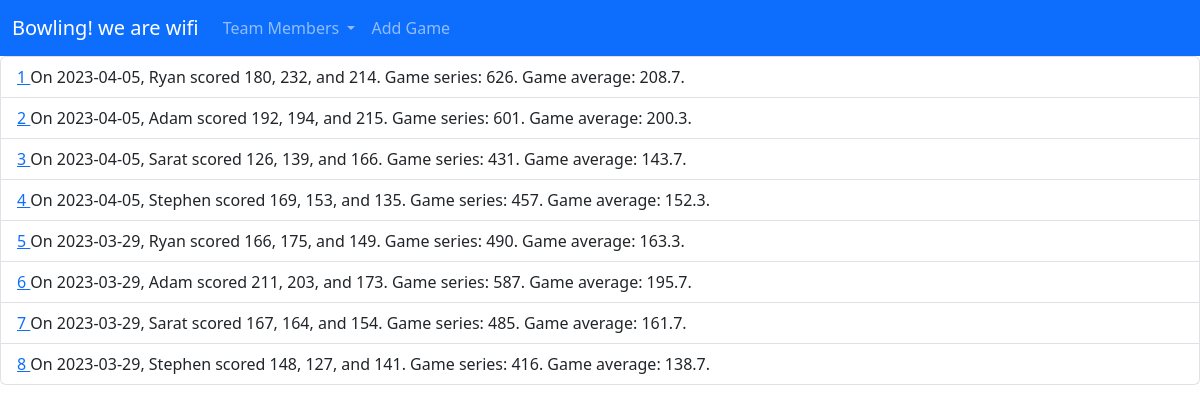
Page /game/list on the committed database.
### myproject/models.py (models this page shows, shortened)
class Games(db.Model):
    __tablename__ = 'games'
    id = db.Column(db.Integer, primary_key=True)
    name = db.Column(db.Text)
    date = db.Column(db.Text)
    game_1 = db.Column(db.Integer)
    game_2 = db.Column(db.Integer)
    game_3 = db.Column(db.Integer)
    avg_game = db.Column(db.Integer)
    series = db.Column(db.Integer)
    def __repr__(self):
        return f'On {self.date}, {self.name} scored {self.game_1}, {self.game_2}, and {self.game_3}. ' \
               f'Game series: {self.series}. Game average: {self.avg_game}.'

### myproject/game/views.py (the view)
@game_blueprints.route('/list')
def list_games():
    games = Games.query.all()
    connection = sqlite3.connect(r'/Users/rwalker/PycharmProjects/bowling_project/bowling_app_v_0_3/myproject/data.sqlite')
    df = pd.read_sql_query("SELECT * FROM games", con=connection)
    print(df)
    connection.commit()
    connection.close()
    return render_template('list.html', games=games)

### myproject/game/templates/game/list.html
{%  extends 'base.html' %}
{% block content %}
    <h1>Here is a list of all available games: </h1>
        <ul class="list-group">
            {% for game in games %}
                <li class="list-group-item"><a href="{{ url_for('game.update', id=game.id) }}">{{ game.id }} </a> {{ game }}</li>
            {% endfor %}
        </ul>
{% endblock %}

### myproject/templates/base.html (shortened to what this page needs)
<!DOCTYPE html>
<html lang="en">
<head>
    <link href="https://cdn.jsdelivr.net/npm/bootstrap@5.3.0-alpha1/dist/css/bootstrap.min.css" rel="stylesheet">
</head>
<body>
<nav class="navbar navbar-expand-lg bg-primary fixed-top" data-bs-theme="dark">
  <div class="container-fluid">
    <a class="navbar-brand" href="{{ url_for('index') }}">Bowling! we are wifi</a>
    <div class="collapse navbar-collapse" id="navbarSupportedContent">
      <ul class="navbar-nav me-auto mb-2 mb-lg-0">
        <li class="nav-item dropdown">
          <a class="nav-link dropdown-toggle" href="#" role="button" data-bs-toggle="dropdown" aria-expanded="false">
            Team Members
          </a>
        </li>
          <li class="nav-item">
          <a class="nav-link" href="{{ url_for('game.add') }}">Add Game</a>
        </li>
      </ul>
    </div>
  </div>
</nav>
{% block content %}
{% endblock %}
</body>
</html>

### rows in the picture
Games: id "1", date+name+game_1 "On 2023-04-05, Ryan scored 180, 232, and 214. Game series: 626. Game average: 208.7."
Games: id "2", date+name+game_1 "On 2023-04-05, Adam scored 192, 194, and 215. Game series: 601. Game average: 200.3."
Games: id "3", date+name+game_1 "On 2023-04-05, Sarat scored 126, 139, and 166. Game series: 431. Game average: 143.7."
Games: id "4", date+name+game_1 "On 2023-04-05, Stephen scored 169, 153, and 135. Game series: 457. Game average: 152.3."
Games: id "5", date+name+game_1 "On 2023-03-29, Ryan scored 166, 175, and 149. Game series: 490. Game average: 163.3."
Games: id "6", date+name+game_1 "On 2023-03-29, Adam scored 211, 203, and 173. Game series: 587. Game average: 195.7."
Games: id "7", date+name+game_1 "On 2023-03-29, Sarat scored 167, 164, and 154. Game series: 485. Game average: 161.7."
Games: id "8", date+name+game_1 "On 2023-03-29, Stephen scored 148, 127, and 141. Game series: 416. Game average: 138.7."
